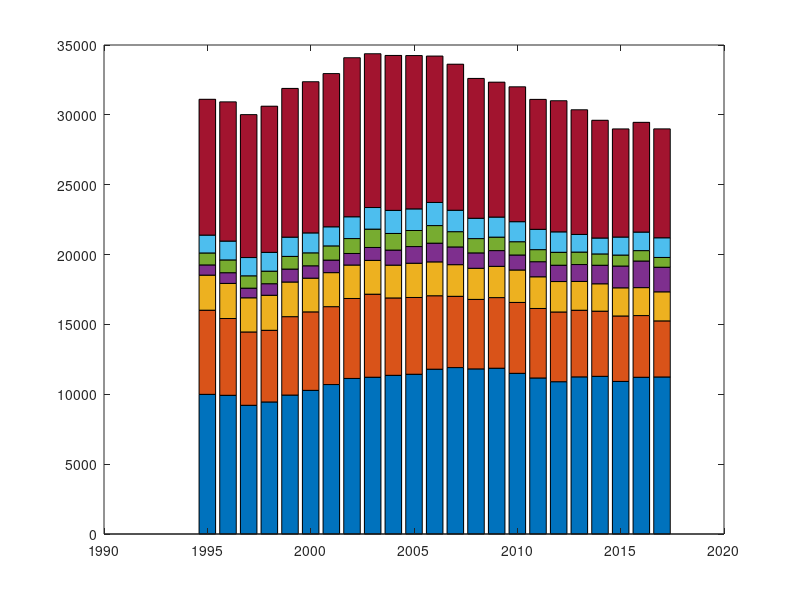
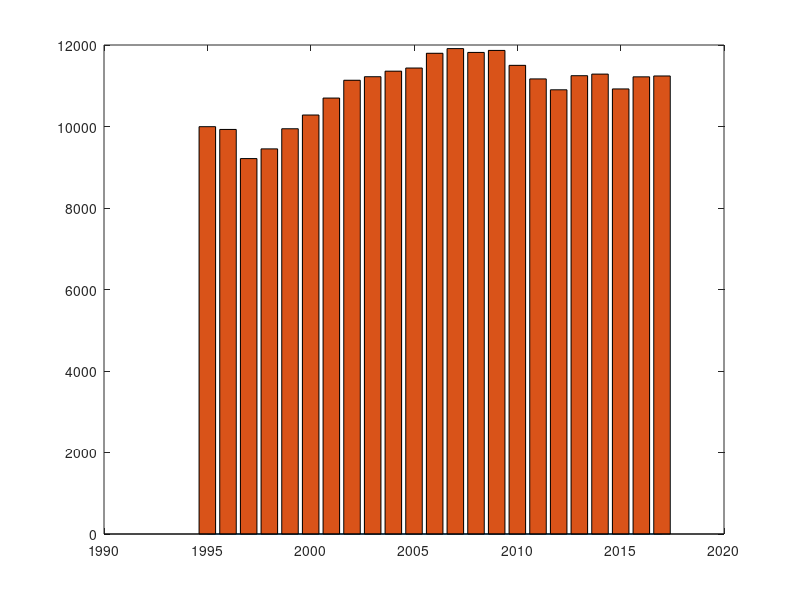

The MATLAB script that drew these images, in order: (Note: this script raises an error after producing the figures.)
%Ryan Plante
%ECE 498 Homework 2
%1/29/2018

%Starter Code
clear
clc

enrollment = [
% Year	
1995	1996	1997	1998	1999	2000	2001	2002	2003	2004	2005	2006	2007	2008	2009	2010	2011	2012	2013	2014	2015    2016    2017
% UM	
9996	9928	9213	9451	9945	10282	10698	11135	11222	11358	11435	11797	11912	11818	11867	11501	11168	10901	11247	11286   10922   11219    11240
% UMA	
6023	5496	5248	5130	5612	5617	5575	5722	5943	5538	5494	5257	5101	4974	5054	5074	4974	4990	4770	4664    4683    4416    4014
% UMF	
2510	2512	2446	2507	2479	2413	2435	2395	2420	2349	2452	2424	2265	2227	2238	2322	2269	2179	2061	1960    2016    2000    2080
% UMFK	
731	767	690	827	926	886	897	827	924	1076	1193	1339	1269	1102	1126	1073	1080	1169	1209	1327    1559    1904   1760
% UMM	
856	915	884	899	908	927	1017	1068	1313	1191	1149	1259	1093	1023	964	951	863	925	892	810     786     745    701
% UMPI	
1278	1347	1307	1344	1378	1427	1367	1560	1546	1652	1548	1655	1533	1455	1436	1434	1453	1463	1263	1138    1289    1326   1408
% USM	
9721	9966	10230	10462	10645	10820	10966	11382	11007	11089	10974	10478	10453	10009	9655	9654	9301	9385	8923	8428    7739    7855    7794
];

%Homework start
%Figure 1
year = enrollment(1,:);
enrolled = enrollment([2:8],:)';
figure(1)
bar(year, enrolled, 'stacked')

%Figure 2
totalPerYear = sum(enrollment([2:8], :))
totalUM = enrollment(2, :)
totalUSM = enrollment(8, :)
figure(2)
plot(year, totalUM./totalPerYear)
plot(year, totalUSM./totalPerYear)

%Figure 3 TODO

%Figure 4
hold on
enrollmentUM = enrollment(2,:)
bar(year, enrollmentUM)
percentGrowth = diff(enrollment(2,:))
plot(year, percentGrowth)

